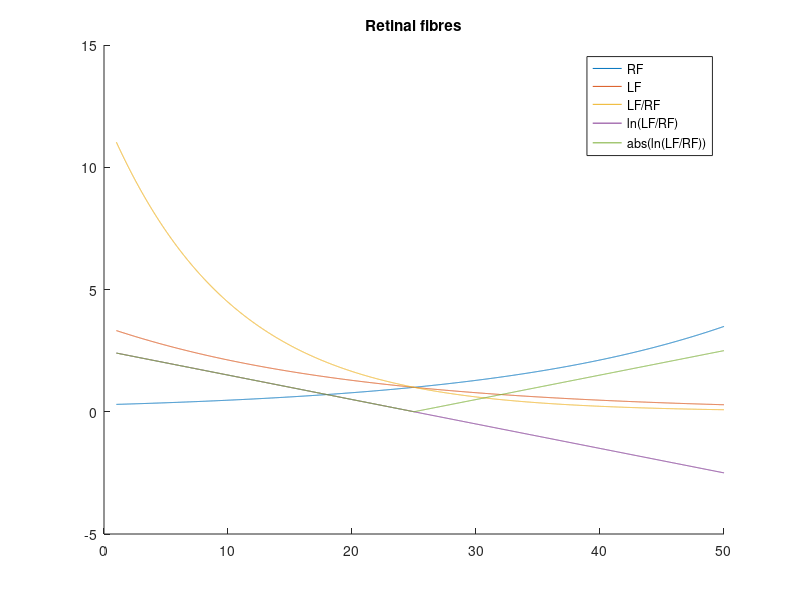
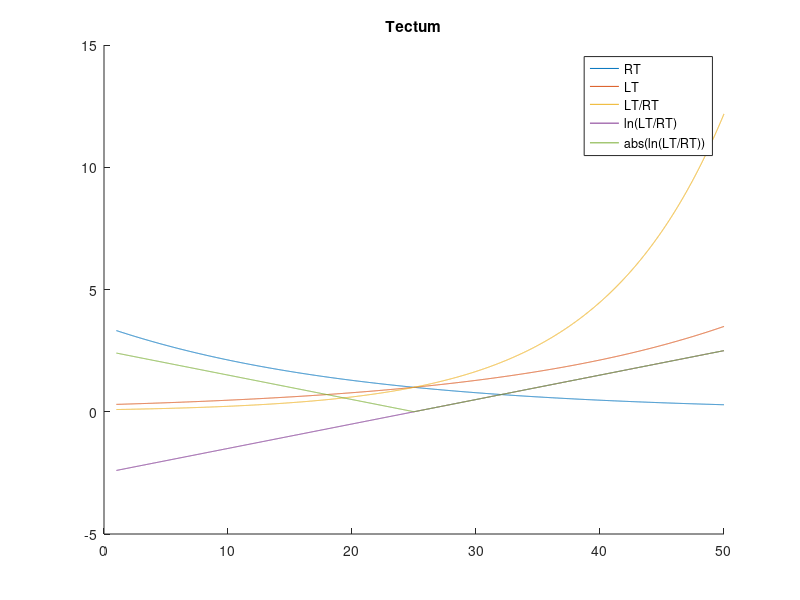

Reproduce these figures in MATLAB, in order.
%
% This plots the receptor and ligand functions for the fibres
% emanating from the retina in the Gebhardt et al 2012 model; RF and LF.
%
% Also plotted is the ratio of RF and LF and its log, showing that the
% result is a linear function.
%

% Fibre receptors/ligands
alpha = 0.05;
beta = 50;
x = [1:0.01:50];
RF = exp (alpha.*(x - beta./2));
LF = exp (-alpha.*(x - beta./2));

figure(1);
clf;
hold on;
plot (x, RF);
plot (x, LF);
plot (x, LF./RF);
plot (x, log(LF./RF));
plot (x, abs(log(LF./RF)));
legend('RF','LF', 'LF/RF', 'ln(LF/RF)', 'abs(ln(LF/RF))');
title('Retinal fibres')

% Target (tectum) receptor/ligands

% In paper, it's gamma and delta, but I will re-use alpha and beta.
%gamma = 0.05; % same as alpha
%delta = 50; % same as beta

RT = exp (-alpha.*(x - beta./2));
LT = exp (alpha.*(x - beta./2));

figure(2)
clf;
hold on;
plot (x, RT);
plot (x, LT);
plot (x, LT./RT);
plot (x, log(LT./RT));
plot (x, abs(log(LT./RT)));
legend('RT','LT', 'LT/RT', 'ln(LT/RT)', 'abs(ln(LT/RT))');
title('Tectum')
